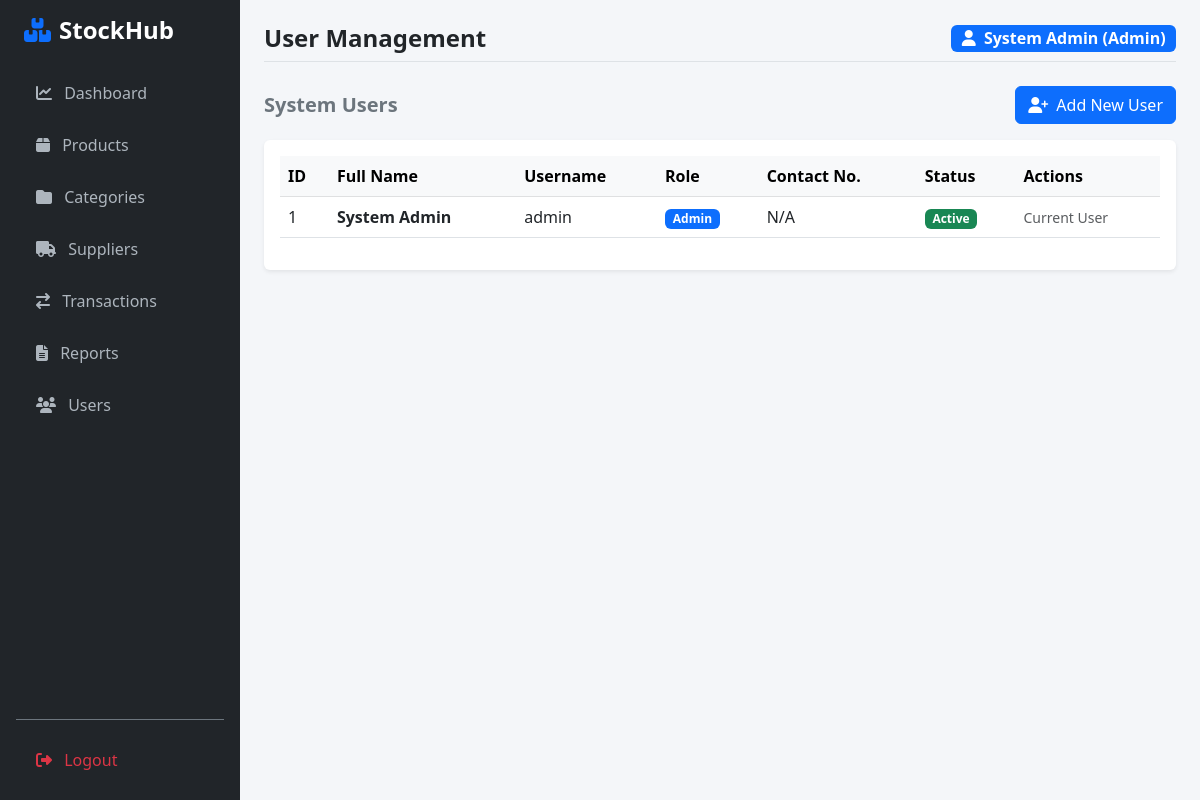
Page /users (signed in) on the earlier database version.
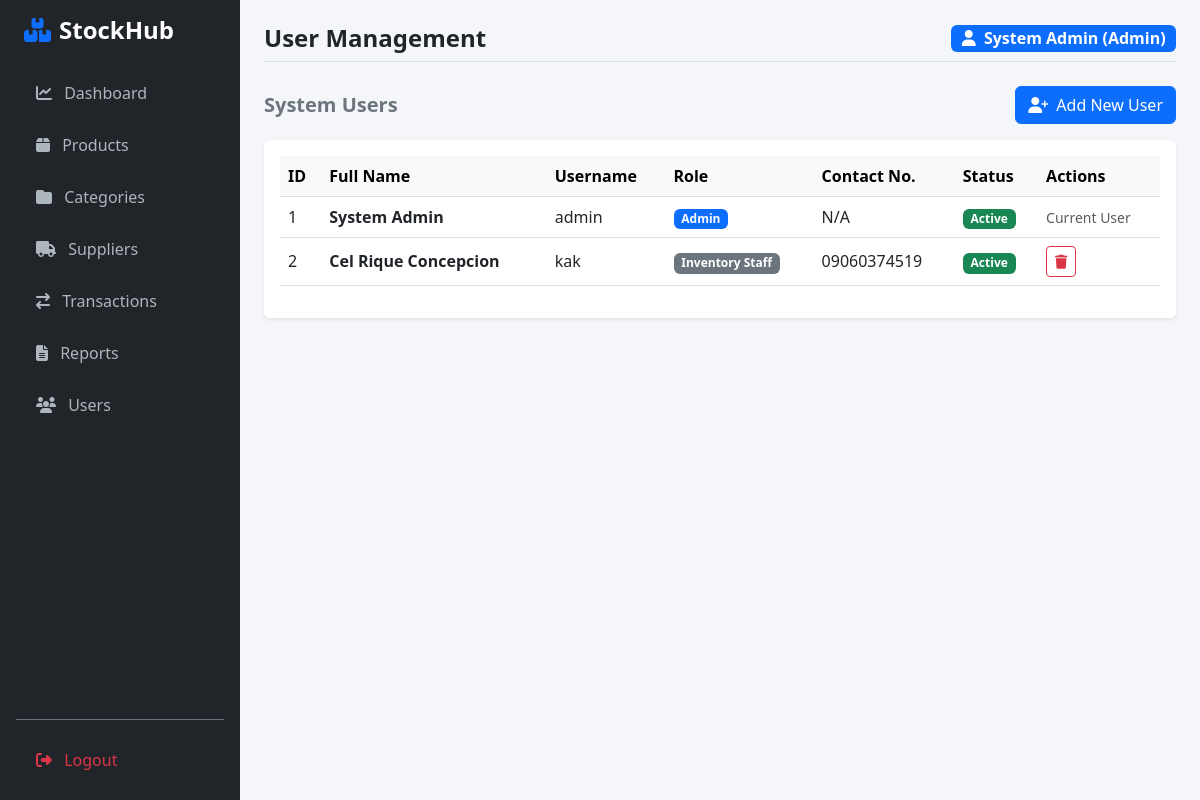
Same page on the later database version.
### app/models.py (models this page shows)
class User(UserMixin, db.Model):
    __tablename__ = 'users'
    id = db.Column(db.Integer, primary_key=True)
    full_name = db.Column(db.String(100), nullable=False)
    username = db.Column(db.String(50), unique=True, nullable=False)
    password_hash = db.Column(db.String(255), nullable=False)
    role = db.Column(db.Enum('Admin', 'Inventory Staff', 'Manager'), default='Inventory Staff', nullable=False)
    contact_no = db.Column(db.String(20))
    status = db.Column(db.Enum('Active', 'Inactive'), default='Active')
    created_at = db.Column(db.DateTime, default=datetime.utcnow)

### app/routes.py (the view)
@main.route('/users')
@login_required
def users():
    all_users = User.query.all()
    return render_template('users.html', users=all_users)

### app/templates/users.html (shortened to what this page needs)
{% extends "base.html" %}
{% block page_title %}User Management{% endblock %}
{% block content %}
<div class="d-flex justify-content-between align-items-center mb-3">
    <h5 class="fw-bold text-secondary mb-0">System Users</h5>
    <button class="btn btn-primary" data-bs-toggle="modal" data-bs-target="#addUserModal">
        <i class="fa-solid fa-user-plus me-1"></i> Add New User
    </button>
</div>
<div class="card shadow-sm border-0 p-3">
    <div class="table-responsive">
        <table class="table table-hover align-middle">
            <thead class="table-light">
                <tr>
                    <th>ID</th>
                    <th>Full Name</th>
                    <th>Username</th>
                    <th>Role</th>
                    <th>Contact No.</th>
                    <th>Status</th>
                    <th>Actions</th>
                </tr>
            </thead>
            <tbody>
                {% for user in users %}
                <tr>
                    <td>{{ user.id }}</td>
                    <td class="fw-bold">{{ user.full_name }}</td>
                    <td>{{ user.username }}</td>
                    <td>
                        {% if user.role == 'Admin' %}
                            <span class="badge bg-primary">Admin</span>
                        {% elif user.role == 'Manager' %}
                            <span class="badge bg-info text-dark">Manager</span>
                        {% else %}
                            <span class="badge bg-secondary">Inventory Staff</span>
                        {% endif %}
                    </td>
                    <td>{{ user.contact_no or 'N/A' }}</td>
                    <td>
                        {% if user.status == 'Active' %}
                            <span class="badge bg-success">Active</span>
                        {% else %}
                            <span class="badge bg-danger">Inactive</span>
                        {% endif %}
                    </td>
                    <td>
                        {% if user.id != current_user.id %}
                        <form action="{{ url_for('main.delete_user', id=user.id) }}" method="POST" class="d-inline" onsubmit="return confirm('Are you sure you want to delete this user?');">
                            <button type="submit" class="btn btn-sm btn-outline-danger"><i class="fa-solid fa-trash"></i></button>
                        </form>
                        {% else %}
                        <span class="text-muted small">Current User</span>
                        {% endif %}
                    </td>
                </tr>
                {% else %}
                <tr>
                    <td colspan="7" class="text-center text-muted py-4">No users found.</td>
                </tr>
                {% endfor %}
            </tbody>
        </table>
    </div>
</div>
{% endblock %}

### app/templates/base.html (shortened to what this page needs)
<!DOCTYPE html>
<html lang="en">
<head>
    <link href="https://cdn.jsdelivr.net/npm/bootstrap@5.3.0/dist/css/bootstrap.min.css" rel="stylesheet">
    <link rel="stylesheet" href="https://cdnjs.cloudflare.com/ajax/libs/font-awesome/6.4.0/css/all.min.css">
</head>
<body class="d-flex">
<div class="sidebar p-3 d-flex flex-column">
    <h4 class="text-white fw-bold px-2 mb-4"><i class="fa-solid fa-boxes-stacked me-2 text-primary"></i>StockHub</h4>
    <nav class="nav flex-column gap-1">
        <a href="{{ url_for('main.dashboard') }}"><i class="fa-solid fa-chart-line me-2"></i> Dashboard</a>
        <a href="{{ url_for('main.products') }}"><i class="fa-solid fa-box me-2"></i> Products</a>
        <a href="{{ url_for('main.categories') }}"><i class="fa-solid fa-folder me-2"></i> Categories</a>
        <a href="{{ url_for('main.suppliers') }}"><i class="fa-solid fa-truck me-2"></i> Suppliers</a>
        <a href="{{ url_for('main.transactions') }}"><i class="fa-solid fa-arrow-right-arrow-left me-2"></i> Transactions</a>
        <a href="{{ url_for('main.reports') }}"><i class="fa-solid fa-file-lines me-2"></i> Reports</a>
        <a href="{{ url_for('main.users') }}"><i class="fa-solid fa-users me-2"></i> Users</a>
    </nav>
    <div class="mt-auto pt-3 border-top border-secondary">
        <a href="{{ url_for('main.logout') }}" class="text-danger"><i class="fa-solid fa-right-from-bracket me-2"></i> Logout</a>
    </div>
</div>
<div class="main-content p-4">
    <div class="d-flex justify-content-between align-items-center mb-4 pb-2 border-bottom">
        <h4 class="fw-bold mb-0">{% block page_title %}{% endblock %}</h4>
        {% if current_user.is_authenticated %}
        <div class="d-flex align-items-center gap-2">
            <span class="badge bg-primary fs-6"><i class="fa-solid fa-user me-1"></i> {{ current_user.full_name }} ({{ current_user.role }})</span>
        </div>
        {% endif %}
    </div>
    {% block content %}{% endblock %}
</div>
</body>
</html>

Differences in the rows shown:
added User: id "2", full_name "Cel Rique Concepcion", username "kak", role "Inventory Staff", contact_no "09060374519", status "Active"
